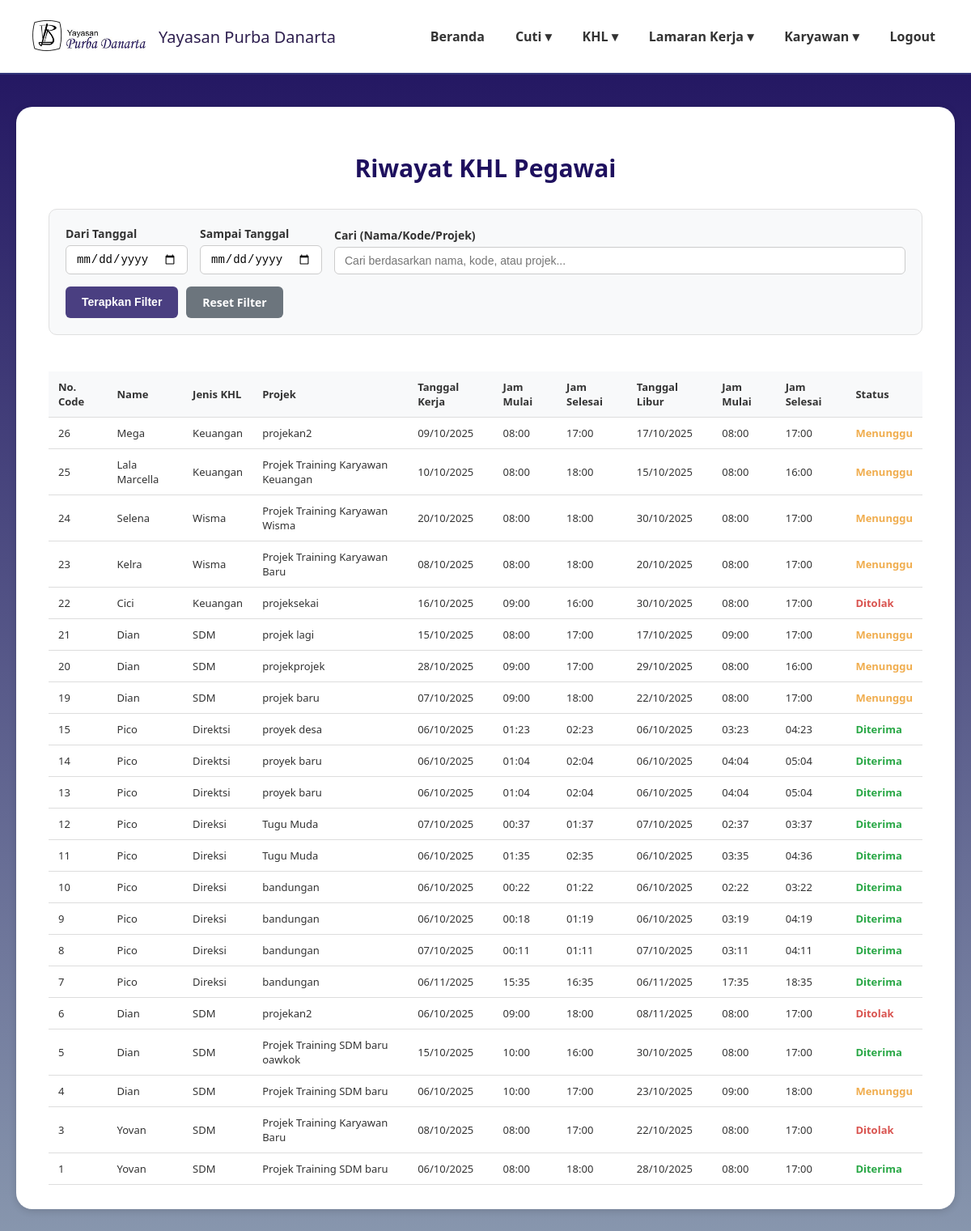
Before: /riwayat_khl.php (signed in) with the older database file.
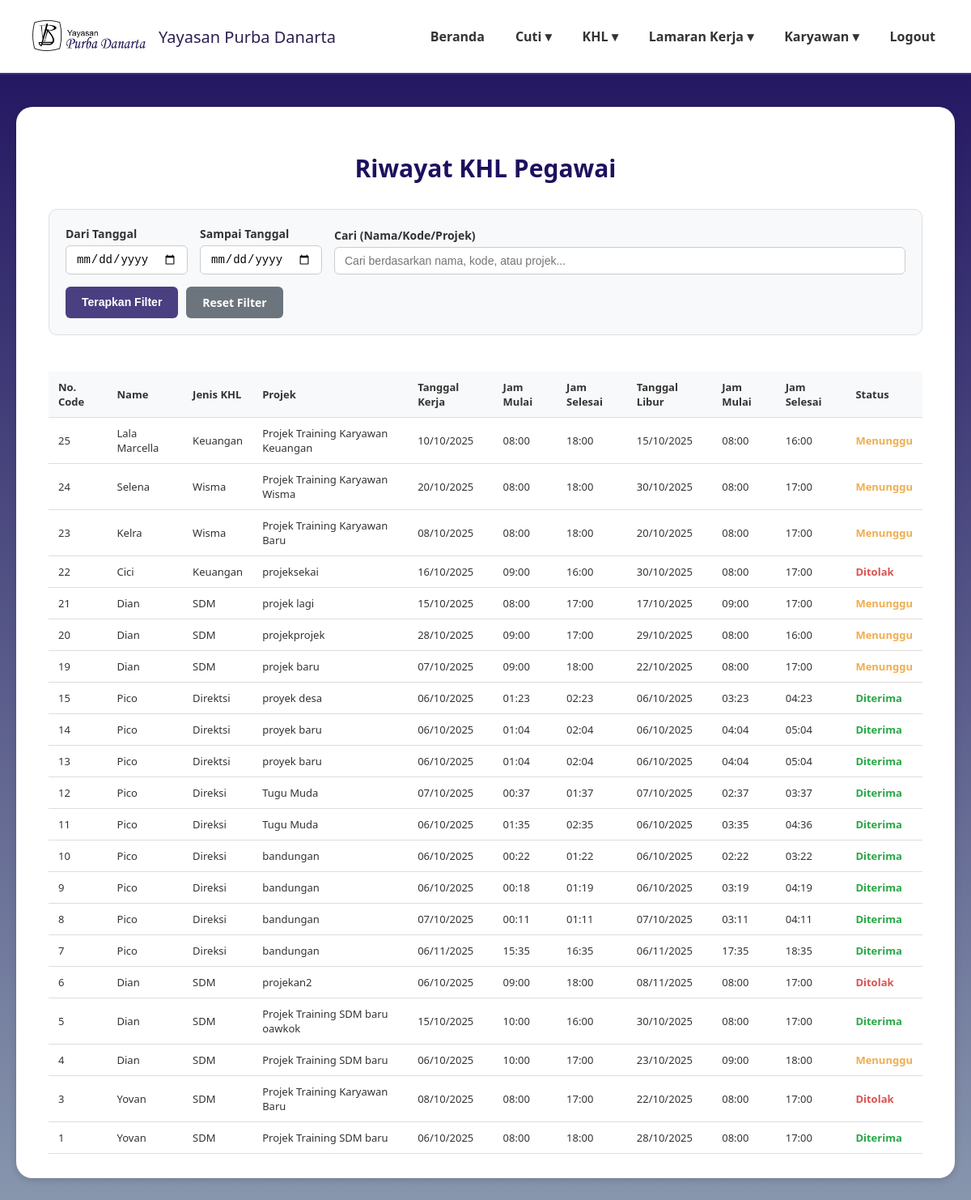
After: the same page with the newer database file.
### tables this page shows
CREATE TABLE `data_pengajuan_khl` (
  `id_khl` int(11) NOT NULL,
  `kode_karyawan` varchar(20) NOT NULL,
  `divisi` varchar(50) NOT NULL,
  `jabatan` varchar(50) NOT NULL,
  `role` enum('karyawan','direktur','admin','penanggung jawab') NOT NULL DEFAULT 'karyawan',
  `proyek` varchar(100) NOT NULL,
  `tanggal_khl` date NOT NULL,
  `jam_mulai_kerja` time NOT NULL,
  `jam_akhir_kerja` time NOT NULL,
  `tanggal_cuti_khl` date NOT NULL,
  `jam_mulai_cuti_khl` time NOT NULL,
  `jam_akhir_cuti_khl` time NOT NULL,
  `status_khl` enum('pending','disetujui','ditolak') DEFAULT 'pending',
  `alasan_penolakan` text DEFAULT NULL,
  `created_at` timestamp NOT NULL DEFAULT current_timestamp()
);

CREATE TABLE `data_karyawan` (
  `id_karyawan` int(11) NOT NULL,
  `kode_karyawan` varchar(20) NOT NULL,
  `nama_lengkap` varchar(100) NOT NULL,
  `email` varchar(100) NOT NULL,
  `password` varchar(255) NOT NULL,
  `jabatan` varchar(50) NOT NULL,
  `divisi` varchar(50) NOT NULL,
  `role` enum('karyawan','direktur','admin','penanggung jawab') NOT NULL DEFAULT 'karyawan',
  `no_telp` varchar(20) DEFAULT NULL,
  `sisa_cuti_tahunan` int(3) DEFAULT 0,
  `sisa_cuti_lustrum` int(3) DEFAULT 0,
  `status_aktif` enum('aktif','non_aktif') NOT NULL DEFAULT 'aktif',
  `created_at` timestamp NOT NULL DEFAULT current_timestamp()
);

### riwayat_khl.php (the view, shortened to what the changed rows need)
<?php
require 'config.php';
$query = "SELECT
            dk.nama_lengkap,
            dpk.*
          FROM data_pengajuan_khl dpk
          JOIN data_karyawan dk ON dpk.kode_karyawan = dk.kode_karyawan
          WHERE 1=1";
$query .= " ORDER BY dpk.created_at DESC";
$stmt = $conn->prepare($query);
if ($stmt) {
    $stmt->execute();
    $result = $stmt->get_result();
    $riwayat_khl = $result->fetch_all(MYSQLI_ASSOC);
} else {
    $riwayat_khl = [];
    error_log("Error preparing query: " . $conn->error);
}
$status_mapping = [
    'disetujui' => 'Diterima',
    'ditolak' => 'Ditolak',
    'pending' => 'Menunggu'
];
$filtered_data = [];
foreach ($riwayat_khl as $khl) {
    $filtered_data[] = [
        'id' => $khl['id_khl'],
        'kode_khl' => $khl['id_khl'],
        'nama_karyawan' => $khl['nama_lengkap'],
        'jenis_khl' => $khl['divisi'],
        'projek' => $khl['proyek'],
        'tanggal_kerja' => $khl['tanggal_khl'],
        'jam_mulai_kerja' => $khl['jam_mulai_kerja'],
        'jam_selesai_kerja' => $khl['jam_akhir_kerja'],
        'tanggal_libur' => $khl['tanggal_cuti_khl'],
        'jam_mulai_libur' => $khl['jam_mulai_cuti_khl'],
        'jam_selesai_libur' => $khl['jam_akhir_cuti_khl'],
        'status' => $status_mapping[$khl['status_khl']] ?? $khl['status_khl']
    ];
}
?>
<!DOCTYPE html>
<html lang="id">
<head>
</head>
<body>
<main>
    <div class="card">
        <h2 class="page-title">Riwayat KHL Pegawai</h2>
        <div class="data-table-container">
            <table class="data-table">
                <thead>
                    <tr>
                        <th>No. Code</th>
                        <th>Name</th>
                        <th>Jenis KHL</th>
                        <th>Projek</th>
                        <th>Tanggal Kerja</th>
                        <th>Jam Mulai</th>
                        <th>Jam Selesai</th>
                        <th>Tanggal Libur</th>
                        <th>Jam Mulai</th>
                        <th>Jam Selesai</th>
                        <th>Status</th>
                    </tr>
                </thead>
                <tbody>
                    <?php if (!empty($filtered_data)): ?>
                        <?php foreach($filtered_data as $khl): ?>
                        <tr>
                            <td><?= htmlspecialchars($khl['kode_khl']) ?></td>
                            <td><?= htmlspecialchars($khl['nama_karyawan']) ?></td>
                            <td><?= htmlspecialchars($khl['jenis_khl']) ?></td>
                            <td><?= htmlspecialchars($khl['projek']) ?></td>
                            <td><?= date('d/m/Y', strtotime($khl['tanggal_kerja'])) ?></td>
                            <td><?= $khl['jam_mulai_kerja'] ? date('H:i', strtotime($khl['jam_mulai_kerja'])) : '-' ?></td>
                            <td><?= $khl['jam_selesai_kerja'] ? date('H:i', strtotime($khl['jam_selesai_kerja'])) : '-' ?></td>
                            <td><?= $khl['tanggal_libur'] ? date('d/m/Y', strtotime($khl['tanggal_libur'])) : '-' ?></td>
                            <td><?= $khl['jam_mulai_libur'] ? date('H:i', strtotime($khl['jam_mulai_libur'])) : '-' ?></td>
                            <td><?= $khl['jam_selesai_libur'] ? date('H:i', strtotime($khl['jam_selesai_libur'])) : '-' ?></td>
                            <td>
                                <?php if ($khl['status'] == 'Diterima'): ?>
                                    <span class="status-diterima">Diterima</span>
                                <?php elseif ($khl['status'] == 'Ditolak'): ?>
                                    <span class="status-ditolak">Ditolak</span>
                                <?php elseif ($khl['status'] == 'Menunggu'): ?>
                                    <span class="status-menunggu">Menunggu</span>
                                <?php else: ?>
                                    <?= htmlspecialchars($khl['status']) ?>
                                <?php endif; ?>
                            </td>
                        </tr>
                        <?php endforeach; ?>
                    <?php else: ?>
                        <tr>
                            <td colspan="11" class="no-data">Tidak ada data KHL yang ditemukan</td>
                        </tr>
                    <?php endif; ?>
                </tbody>
            </table>
        </div>
    </div>
</main>
</body>
</html>

Changed rows visible on the page:
removed data_pengajuan_khl: id_khl "26", data_karyawan.nama_lengkap "Mega", divisi "Keuangan", proyek "projekan2", tanggal_khl "09/10/2025", jam_mulai_kerja "08:00", jam_selesai_kerja "17:00", tanggal_cuti_khl "17/10/2025", jam_mulai_libur "08:00", jam_selesai_libur "17:00", shows "Menunggu"
